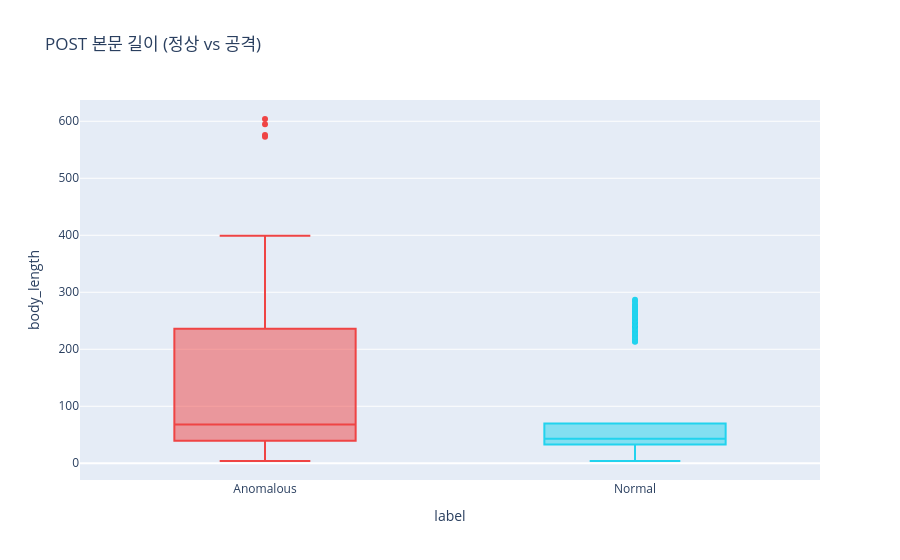

Notebook code cell kept with this figure:
### Code cell
# %% [6] POST 본문 길이 Box Plot
# POST 본문은 로그인/검색/주문 입력값 → 공격이 집중되는 곳!
post_df = df[df["method"] == "POST"].copy()
print(f"POST 요청 수: {len(post_df):,}건")

fig = px.box(
    post_df,
    x="label", y="body_length",
    title="POST 본문 길이 (정상 vs 공격)",
    color="label",
    color_discrete_map={"Normal": "#22d3ee", "Anomalous": "#ef4444"},
)
fig.update_layout(showlegend=False)
fig.show()

### Figure 1 — Plotly figure (JSON) as saved in the notebook; plotly's stock layout.template omitted (floating-point values rounded to 4 significant figures; data arrays with more than 128 entries replaced by an {"elided": "..."} marker saying what was removed)
{"data": [{"alignmentgroup": "True", "hovertemplate": "label=%{x}<br>body_length=%{y}<extra></extra>", "legendgroup": "Anomalous", "marker": {"color": "#ef4444"}, "name": "Anomalous", "notched": false, "offsetgroup": "Anomalous", "orientation": "v", "showlegend": true, "type": "box", "x": {"elided": "1600 str values"}, "x0": " ", "xaxis": "x", "y": {"elided": "1600 int values"}, "y0": " ", "yaxis": "y"}, {"alignmentgroup": "True", "hovertemplate": "label=%{x}<br>body_length=%{y}<extra></extra>", "legendgroup": "Normal", "marker": {"color": "#22d3ee"}, "name": "Normal", "notched": false, "offsetgroup": "Normal", "orientation": "v", "showlegend": true, "type": "box", "x": {"elided": "1345 str values"}, "x0": " ", "xaxis": "x", "y": {"elided": "1345 int values"}, "y0": " ", "yaxis": "y"}], "layout": {"boxmode": "overlay", "legend": {"title": {"text": "label"}, "tracegroupgap": 0}, "showlegend": false, "title": {"text": "POST 본문 길이 (정상 vs 공격)"}, "xaxis": {"anchor": "y", "categoryarray": ["Anomalous", "Normal"], "categoryorder": "array", "domain": [0, 1], "title": {"text": "label"}}, "yaxis": {"anchor": "x", "domain": [0, 1], "title": {"text": "body_length"}}}}
